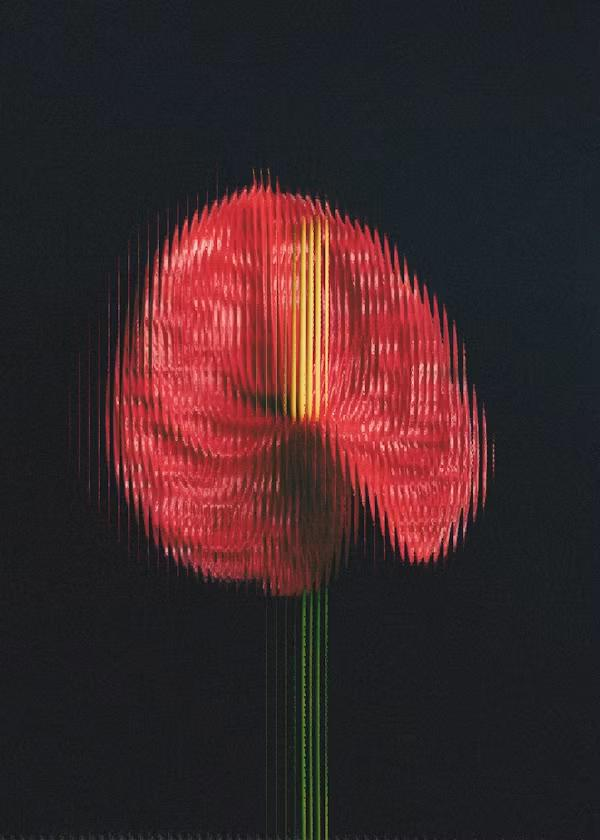
#> input picture img.jpg, 600 x 840 px, given in place of the camera
$ python video.py
#> lines starting #> are read from the running program, lines starting #| are printed output that depends on the picture; after the words box and inside, x2 and y2 are one past the last pixel; in counts of white or black regions, pixels touching at a corner belong together
import cv2
import numpy as np

# [19 lines of commented-out code are left out]

cap = cv2.VideoCapture(0)

while True:
    ret, frame = cap.read()
#> frame is the input picture: shape (840, 600, 3); mean B, G, R 41.2, 38.4, 60.4

    hsv_video = cv2.cvtColor(frame, cv2.COLOR_BGR2HSV)
#> hsv_video: shape (840, 600, 3); mean H, S, V 107.3, 78.7, 66

    # Lower and upper bounds for yellow color in HSV
    yellow_lower = np.array([20, 100, 100])
    yellow_upper = np.array([30, 255, 255])

    # Create a mask to isolate yellow color
    mask = cv2.inRange(hsv_video, yellow_lower, yellow_upper)
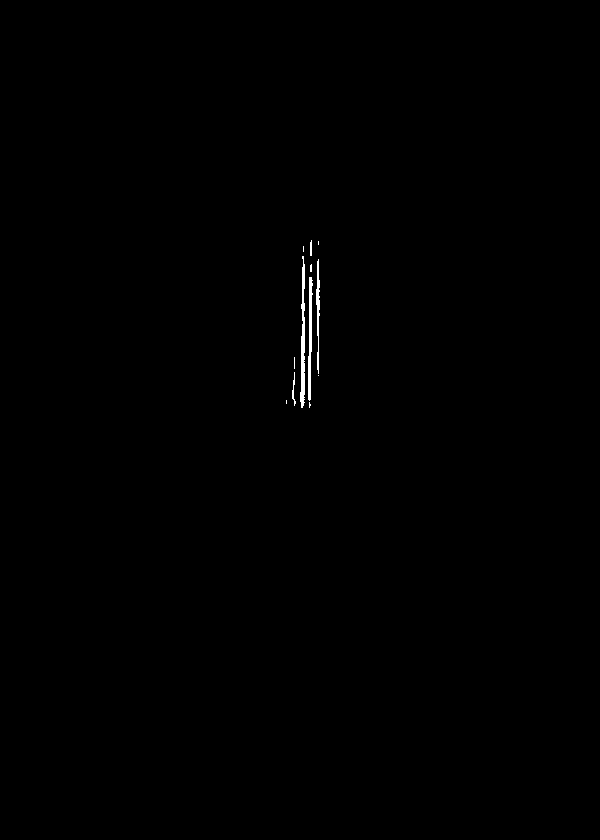
#> mask: shape (840, 600); 0.25% white; 12 white regions (7 under 20 px)

    contours, hierarchy = cv2.findContours(mask, cv2.RETR_EXTERNAL, cv2.CHAIN_APPROX_SIMPLE)
#> contours = 12 contours, 9 with area under 20; largest, box (x1, y1, x2, y2) and area: (300, 256, 305, 408) 333, (308, 277, 313, 401) 247, (316, 259, 320, 374) 134

    for cnt in contours:
        area = cv2.contourArea(cnt)
        print(f"Area: {area}")

        if area > 500:
            x, y, w, h = cv2.boundingRect(cnt)
            cv2.rectangle(frame, (x, y), (x + w, y + h), (0, 255, 0), 2)
            cv2.putText(frame, f"Area: {int(area)}", (x, y - 10), cv2.FONT_HERSHEY_SIMPLEX, 0.5, (0, 255, 0), 1)
#> this loop made 12 passes
#> area on passes 6, 8, 9: 247, 134, 333
#| Area: 2.0
#| Area: 0.0
#| Area: 0.0
#| Area: 18.0
#| Area: 0.0
#| Area: 247.0
#| Area: 6.5
#| Area: 134.0
#> (further printed lines are left out)

    cv2.imshow('Mask Biner', mask)
    cv2.imshow('Yellow Detection', frame)
    if cv2.waitKey(1) & 0xFF == ord('q'):
#> (key q is pressed here)
        break

cap.release()
cv2.destroyAllWindows()
